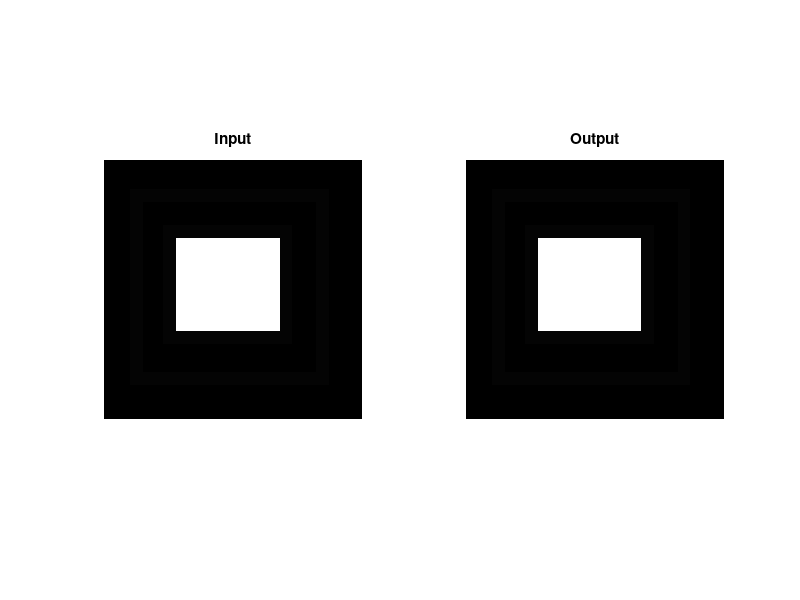

MATLAB code to generate this figure:
close all;
clc;
clear all;

load("prac5Comp.mat");

row = rle(1);
col = rle(2);

outImg = zeros(row, col);

Intensity = rle(3);

count = rle(4);

k = 3;

[x,y] = size(rle);

for j = 1:col
    for i = 1:row
        outImg(i,j) = Intensity;
        count = count - 1;
        if count == 0
            k = k+2;
            if k > y
                break;
            end
            Intensity = rle(k);
            count = rle(k+1);
        end
    end
end

outImg = uint8(outImg);
subplot(1,2,1),imshow(inImg),title("Input");
subplot(1,2,2),imshow(outImg),title("Output");


